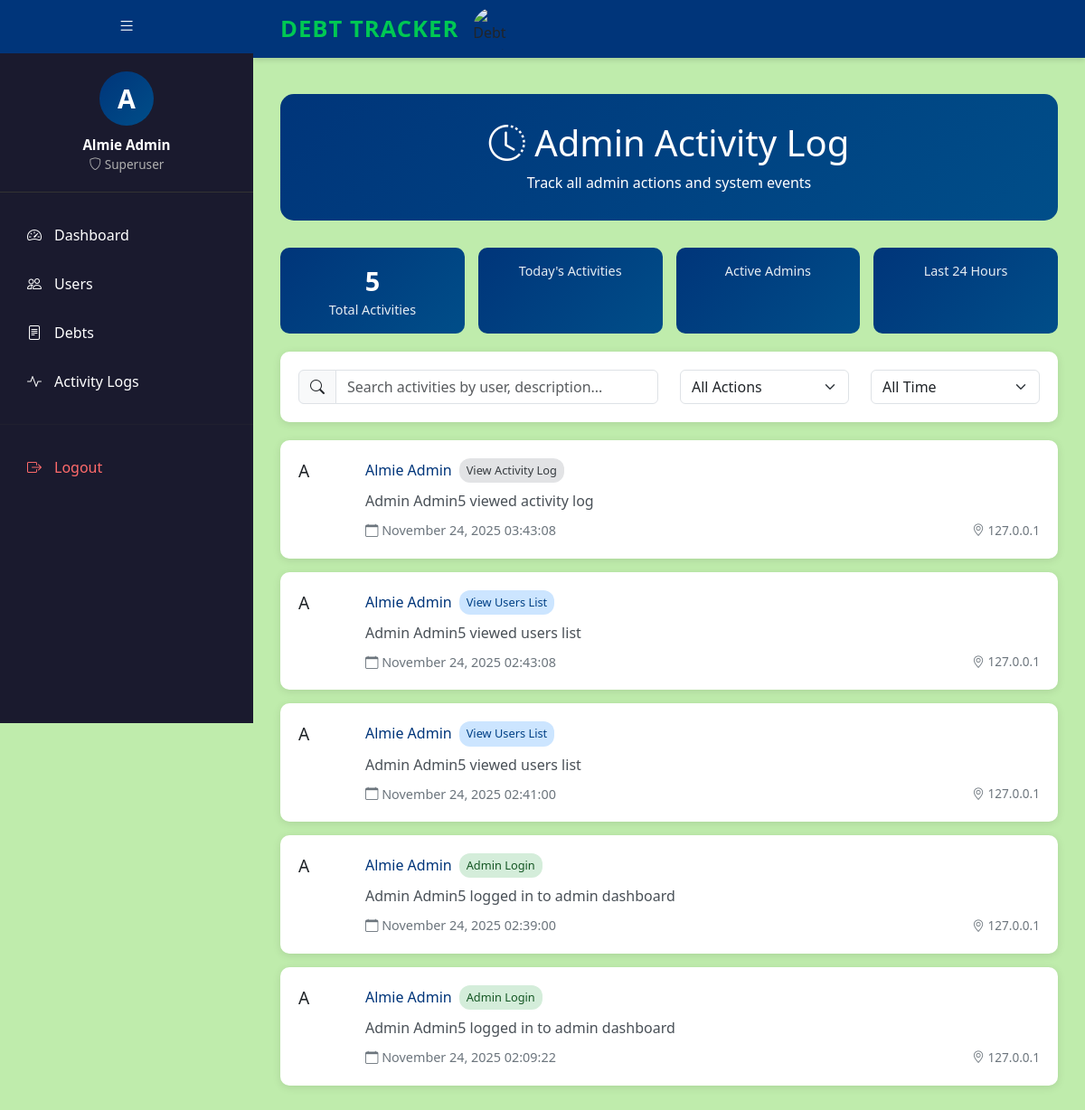
The page /admin-activity/ (signed in) on the database its author committed.
### myapp/models.py (models this page shows, shortened)
class CustomUser(AbstractBaseUser, PermissionsMixin):
    ROLE_CHOICES = [
        ('creditor', 'Creditor'),
        ('debtor', 'Debtor'),
        ('admin', 'Admin'),
    ]
    username = models.CharField(
        max_length=150,
        unique=True,
        help_text="Required. 150 characters or fewer. Unique username."
    )
    full_name = models.CharField(
        max_length=255,
        help_text="Full name of the user"
    )
    email = models.EmailField(
        max_length=255,
        blank=True,
        null=True,
        help_text="Email address (optional)"
    )
    profile_picture = models.ImageField(
        upload_to='profile_pictures/',
        blank=True,
        null=True,
        help_text="Profile picture (optional)"
    )
    profile_summary = models.TextField(
        blank=True,
        null=True,
        help_text="Short bio or profile summary (optional)"
    )
    account_type = models.CharField(
        max_length=20,
        choices=ROLE_CHOICES,
        help_text="User role: Creditor, Debtor, or Admin"
    )
    is_active = models.BooleanField(default=True)
    is_staff = models.BooleanField(default=False)
    date_joined = models.DateTimeField(auto_now_add=True)
    objects = CustomUserManager()
    USERNAME_FIELD = 'username'
    REQUIRED_FIELDS = ['full_name']
    class Meta:
        verbose_name = 'User'
        verbose_name_plural = 'Users'
        ordering = ['-date_joined']

class AdminActivityLog(models.Model):
    ACTION_CHOICES = [
        ('login', 'Admin Login'),
        ('view_users', 'View Users List'),
        ('view_user_detail', 'View User Detail'),
        ('view_debts', 'View Debts List'),
        ('view_debt_detail', 'View Debt Detail'),
        ('view_payments', 'View Payments List'),
        ('approve_payment', 'Approve Payment'),
        ('reject_payment', 'Reject Payment'),
        ('view_activity', 'View Activity Log'),
        ('update_settings', 'Update Settings'),
    ]
    user = models.ForeignKey(
        settings.AUTH_USER_MODEL,
        on_delete=models.CASCADE,
        related_name='admin_activities',
        help_text="Admin user who performed the action"
    )
    action = models.CharField(
        max_length=50,
        choices=ACTION_CHOICES,
        help_text="Type of action performed"
    )
    description = models.TextField(
        help_text="Detailed description of the action"
    )
    related_id = models.IntegerField(
        blank=True,
        null=True,
        help_text="Related object ID (if applicable)"
    )
    ip_address = models.GenericIPAddressField(
        blank=True,
        null=True,
        help_text="IP address of the request"
    )
    user_agent = models.TextField(
        blank=True,
        null=True,
        help_text="Browser user agent"
    )
    timestamp = models.DateTimeField(
        auto_now_add=True,
        help_text="When the action was performed"
    )
    class Meta:
        verbose_name = 'Admin Activity Log'
        verbose_name_plural = 'Admin Activity Logs'
        ordering = ['-timestamp']
        indexes = [
            models.Index(fields=['user', '-timestamp']),
            models.Index(fields=['action', '-timestamp']),
        ]

### myapp/views.py (the view)
# urls.py: path('admin-activity/', views.admin_activity, name='admin_activity'),
@user_passes_test(is_superuser)
def admin_activity(request):
    from .models import AdminActivityLog
    activities = AdminActivityLog.objects.select_related('user').order_by('-timestamp')
    AdminActivityLog.objects.create(
        user=request.user,
        action='view_activity',
        description=f'Admin {request.user.username} viewed activity log',
        ip_address=request.META.get('REMOTE_ADDR'),
        user_agent=request.META.get('HTTP_USER_AGENT')
    )
    context = {
        'activities': activities,
    }
    return render(request, 'admin/activity.html', context)

### myapp/context_processors.py (called while the page is built)
def unread_notifications(request):
    if request.user.is_authenticated:
        unread_count = Notification.objects.filter(user=request.user, is_read=False).count()
        return {
            'unread_notifications_count': unread_count
        }
    return {
        'unread_notifications_count': 0
    }

### myapp/views.py (called while the page is built)
def is_superuser(user):
    return user.is_superuser

### myapp/templates/admin/activity.html (shortened to what this page needs)
{% extends 'admin/admin_dashboard_base.html' %}
{% load static %}
{% block content %}
<div class="container admin-activity">
    <div class="admin-header">
        <h1><i class="bi bi-clock-history"></i> Admin Activity Log</h1>
        <div class="subtitle">Track all admin actions and system events</div>
    </div>
    <div class="stats-row">
        <div class="stat-box">
            <div class="stat-number">{{ activities.count }}</div>
            <div class="stat-label">Total Activities</div>
        </div>
        <div class="stat-box">
            <div class="stat-label">Today's Activities</div>
        </div>
        <div class="stat-box">
            <div class="stat-label">Active Admins</div>
        </div>
        <div class="stat-box">
            <div class="stat-label">Last 24 Hours</div>
        </div>
    </div>
    <div class="search-box">
        <div class="row align-items-center">
            <div class="col-md-6">
                <div class="input-group">
                    <span class="input-group-text"><i class="bi bi-search"></i></span>
                    <input type="text" class="form-control" id="searchInput" placeholder="Search activities by user, description...">
                </div>
            </div>
            <div class="col-md-3">
                <select class="form-select" id="filterAction">
                    <option value="">All Actions</option>
                </select>
            </div>
            <div class="col-md-3">
                <select class="form-select" id="filterDate">
                    <option value="">All Time</option>
                </select>
            </div>
        </div>
    </div>
    <div class="activities-list" id="activitiesList">
        {% for activity in activities %}
        <div class="activity-card"
             data-search-text="{{ activity.user.username|lower }} {{ activity.user.full_name|default:''|lower }} {{ activity.description|lower }}"
             data-action="{{ activity.action }}"
             data-date="{{ activity.timestamp|date:'Y-m-d' }}">
            <div class="row align-items-start">
                <div class="col-auto">
                    <div class="user-avatar-placeholder" style="width: 50px; height: 50px; font-size: 1.2rem;">
                        {{ activity.user.full_name.0|default:activity.user.username.0|default:"?"|upper }}
                    </div>
                </div>
                <div class="col">
                    <div class="d-flex align-items-center gap-2 mb-2">
                        <h6 class="mb-0">
                            <a href="{% url 'myapp:admin_user_detail' activity.user.id %}" class="user-link">
                                {{ activity.user.full_name|default:activity.user.username }}
                            </a>
                        </h6>
                        <span class="action-badge action-{{ activity.action }}">
                            {{ activity.get_action_display }}
                        </span>
                    </div>
                    <div class="description">{{ activity.description }}</div>
                    <div class="activity-meta">
                        <div class="timestamp">
                            <i class="bi bi-calendar"></i> {{ activity.timestamp|date:"F d, Y H:i:s" }}
                        </div>
                        {% if activity.ip_address %}
                        <div>
                            <i class="bi bi-geo-alt"></i> {{ activity.ip_address }}
                        </div>
                        {% endif %}
                    </div>
                </div>
            </div>
        </div>
        {% empty %}
        <div class="text-center py-5">
            <i class="bi bi-clock-history fs-1 text-muted"></i>
            <h4 class="mt-3 text-muted">No activities found</h4>
            <p class="text-muted">There are no admin activities logged yet.</p>
        </div>
        {% endfor %}
    </div>
</div>
{% endblock %}

### myapp/templates/admin/admin_dashboard_base.html (shortened to what this page needs)
{% load static %}
<!DOCTYPE html>
<html lang="en">
<head>
    <link href="https://cdn.jsdelivr.net/npm/bootstrap@5.3.0/dist/css/bootstrap.min.css" rel="stylesheet">
    <link rel="stylesheet" href="https://cdn.jsdelivr.net/npm/bootstrap-icons@1.11.0/font/bootstrap-icons.css">
</head>
<body>
    <aside class="sidebar" id="sidebar">
        <button class="sidebar-toggle" onclick="toggleSidebar()">
            <i class="bi bi-list" id="toggle-icon"></i>
        </button>
        <div class="admin-profile">
            <div class="admin-avatar">
                {% if user.profile_picture %}
                    <img src="{{ user.profile_picture.url }}" alt="Profile" style="width: 100%; height: 100%; border-radius: 50%; object-fit: cover;">
                {% else %}
                    {{ user.full_name|default:user.username|default:"A"|slice:":1"|upper }}
                {% endif %}
            </div>
            <div class="admin-name">{{ user.full_name|default:user.username }}</div>
            <div class="admin-role"><i class="bi bi-shield"></i> Superuser</div>
        </div>
        <nav class="sidebar-menu">
            <a href="{% url 'myapp:admin_dashboard' %}" class="sidebar-item {% if request.resolver_match.url_name == 'admin_dashboard' %}active{% endif %}">
                <i class="bi bi-speedometer2"></i>
                <span class="sidebar-item-text">Dashboard</span>
            </a>
            <a href="{% url 'myapp:admin_users' %}" class="sidebar-item {% if request.resolver_match.url_name == 'admin_users' %}active{% endif %}">
                <i class="bi bi-people"></i>
                <span class="sidebar-item-text">Users</span>
            </a>
            <a href="{% url 'myapp:debts_list' %}" class="sidebar-item {% if request.resolver_match.url_name == 'debts_list' %}active{% endif %}">
                <i class="bi bi-file-text"></i>
                <span class="sidebar-item-text">Debts</span>
            </a>
            <a href="{% url 'myapp:admin_activity_logs' %}" class="sidebar-item {% if request.resolver_match.url_name == 'admin_activity_logs' %}active{% endif %}">
                <i class="bi bi-activity"></i>
                <span class="sidebar-item-text">Activity Logs</span>
            </a>
            <hr style="border-color: #333; margin: 20px 0;">
            <a href="{% url 'myapp:logout' %}" class="sidebar-item" style="color: #ff6b6b;">
                <i class="bi bi-box-arrow-right"></i>
                <span class="sidebar-item-text">Logout</span>
            </a>
        </nav>
    </aside>
    <main class="main-content">
        <header class="main-header">
            <div class="main-header-brand">
                <div class="main-header-title">DEBT TRACKER</div>
                <img src="{% static 'image/Debt Tracker Logo.png' %}" alt="Debt Tracker Logo" class="main-header-logo">
            </div>
        </header>
        <div class="content-body">
            {% block content %}{% endblock %}
        </div>
    </main>
</body>
</html>

### myapp/templates/admin/admin_dashboard_base.html (style rules this page uses)
:root { --primary-color: #00357a; --primary-hover: #004E89; --secondary-color: #004E89; --background-color: #bfecac; --content-bg: #bfecac; --accent-color: #A8E6CF; --text-color: #0B1D26; --white: #ffffff; --sidebar-bg: #1a1a2e; --sidebar-hover: #16213e; --text-light: #ffffff; --text-muted: #b0b0b0; --border-color: #dee2e6; --success-color: #28a745; --warning-color: #ffc107; --danger-color: #dc3545; --info-color: #17a2b8; }
* { font-family: 'Segoe UI', Tahoma, Geneva, Verdana, sans-serif; }
body { margin: 0; padding: 0; background: var(--content-bg); display: flex; min-height: 100vh; }
.sidebar { width: 280px; background: var(--sidebar-bg); color: var(--text-light); position: fixed; height: 100vh; overflow-y: auto; z-index: 1000; transition: width 0.3s ease; left: 0; top: 0; }
.sidebar-toggle { width: 100%; padding: 15px; background: var(--primary-color); color: white; border: none; cursor: pointer; text-align: center; font-size: 1.2rem; transition: background 0.3s ease; }
.admin-profile { padding: 20px; border-bottom: 1px solid #333; text-align: center; transition: opacity 0.3s ease; }
.admin-avatar { width: 60px; height: 60px; border-radius: 50%; background: linear-gradient(135deg, var(--primary-color), var(--primary-hover)); display: flex; align-items: center; justify-content: center; margin: 0 auto 10px; font-size: 1.8rem; font-weight: bold; color: white; }
.admin-name { color: var(--text-light); font-weight: 600; font-size: 0.95rem; }
.admin-role { color: var(--text-muted); font-size: 0.85rem; }
.sidebar-menu { padding: 20px 0; }
.sidebar-item { display: flex; align-items: center; padding: 15px 25px; color: var(--text-light); text-decoration: none; transition: all 0.3s ease; border-left: 3px solid transparent; white-space: nowrap; }
.sidebar-item i { margin-right: 12px; width: 20px; text-align: center; flex-shrink: 0; }
.sidebar-item-text { transition: opacity 0.3s ease; }
.main-content { flex: 1; margin-left: 280px; background: var(--content-bg); min-height: 100vh; transition: margin-left 0.3s ease; display: flex; flex-direction: column; }
.main-header { height: 64px; background: var(--primary-color); display: flex; align-items: center; justify-content: flex-start; padding: 0 30px; box-shadow: 0 2px 6px rgba(0,0,0,0.15); }
.main-header-brand { display: flex; align-items: center; gap: 16px; }
.main-header-title { font-size: 1.6rem; font-weight: 700; letter-spacing: 1px; color: #00c853; }
.main-header-logo { width: 48px; height: 48px; border-radius: 50%; object-fit: contain; background-color: transparent; }
.content-body { padding: 20px 30px 30px 30px; flex: 1; }

### myapp/templates/admin/activity.html (style rules this page uses)
.admin-activity { padding: 20px 0; }
.admin-header { background: linear-gradient(135deg, var(--primary-color), var(--secondary-color)); color: white; padding: 30px; border-radius: 15px; margin-bottom: 30px; text-align: center; }
.activity-card { background: var(--white); border-radius: 10px; padding: 20px; margin-bottom: 15px; transition: all 0.3s ease; border: none; box-shadow: 0 2px 10px rgba(0,0,0,0.1); }
.action-badge { font-size: 0.8rem; padding: 4px 8px; border-radius: 12px; font-weight: 500; }
.action-login { background-color: #d4edda; color: #155724; }
.action-view_users { background-color: #cce5ff; color: #004085; }
.action-view_activity { background-color: #e2e3e5; color: #383d41; }
.search-box { background: var(--white); border-radius: 10px; padding: 20px; margin-bottom: 20px; box-shadow: 0 2px 10px rgba(0,0,0,0.1); }
.stats-row { display: flex; gap: 15px; margin-bottom: 20px; }
.stat-box { flex: 1; background: linear-gradient(135deg, var(--primary-color), var(--secondary-color)); color: white; padding: 15px; border-radius: 10px; text-align: center; }
.stat-number { font-size: 1.8rem; font-weight: 700; }
.stat-label { font-size: 0.9rem; opacity: 0.9; }
.user-link { color: var(--primary-color); text-decoration: none; font-weight: 500; }
.timestamp { color: #6c757d; font-size: 0.9rem; }
.description { color: #495057; margin-top: 5px; }
.activity-meta { display: flex; justify-content: space-between; align-items: center; margin-top: 10px; font-size: 0.85rem; color: #6c757d; }

### rows shown on the page
CustomUser: full_name "A", full_name "Almie Admin"
AdminActivityLog: user.full_name.0 "A", user.full_name "Almie Admin", action "View Users List", description "Admin Admin5 viewed users list", timestamp "November 24, 2025 02:43:08", ip_address "127.0.0.1"
AdminActivityLog: user.full_name.0 "A", user.full_name "Almie Admin", action "View Users List", description "Admin Admin5 viewed users list", timestamp "November 24, 2025 02:41:00", ip_address "127.0.0.1"
AdminActivityLog: user.full_name.0 "A", user.full_name "Almie Admin", action "Admin Login", description "Admin Admin5 logged in to admin dashboard", timestamp "November 24, 2025 02:39:00", ip_address "127.0.0.1"
AdminActivityLog: user.full_name.0 "A", user.full_name "Almie Admin", action "Admin Login", description "Admin Admin5 logged in to admin dashboard", timestamp "November 24, 2025 02:09:22", ip_address "127.0.0.1"

### other values the page prints
{{ activities.count }} "5"
